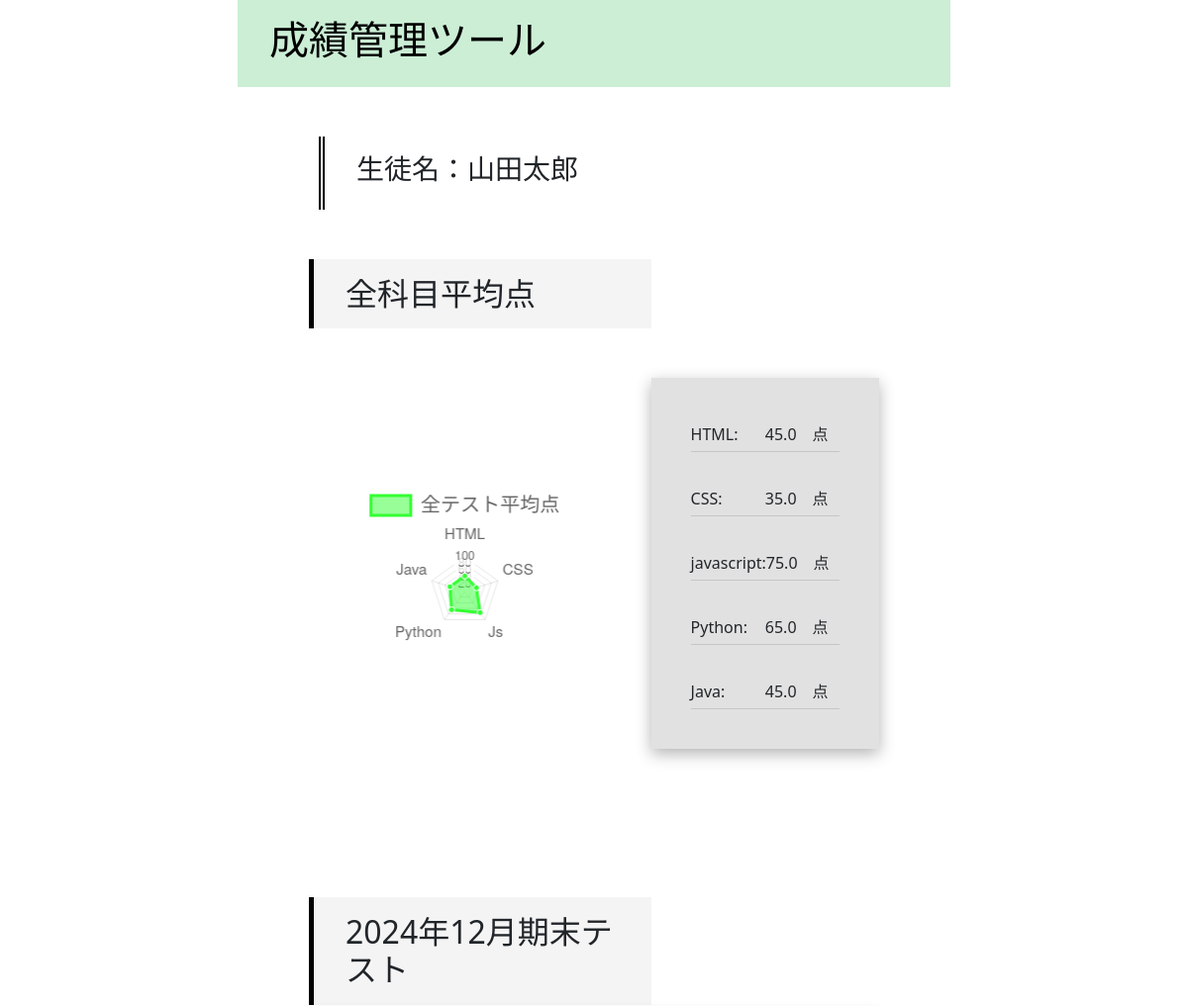
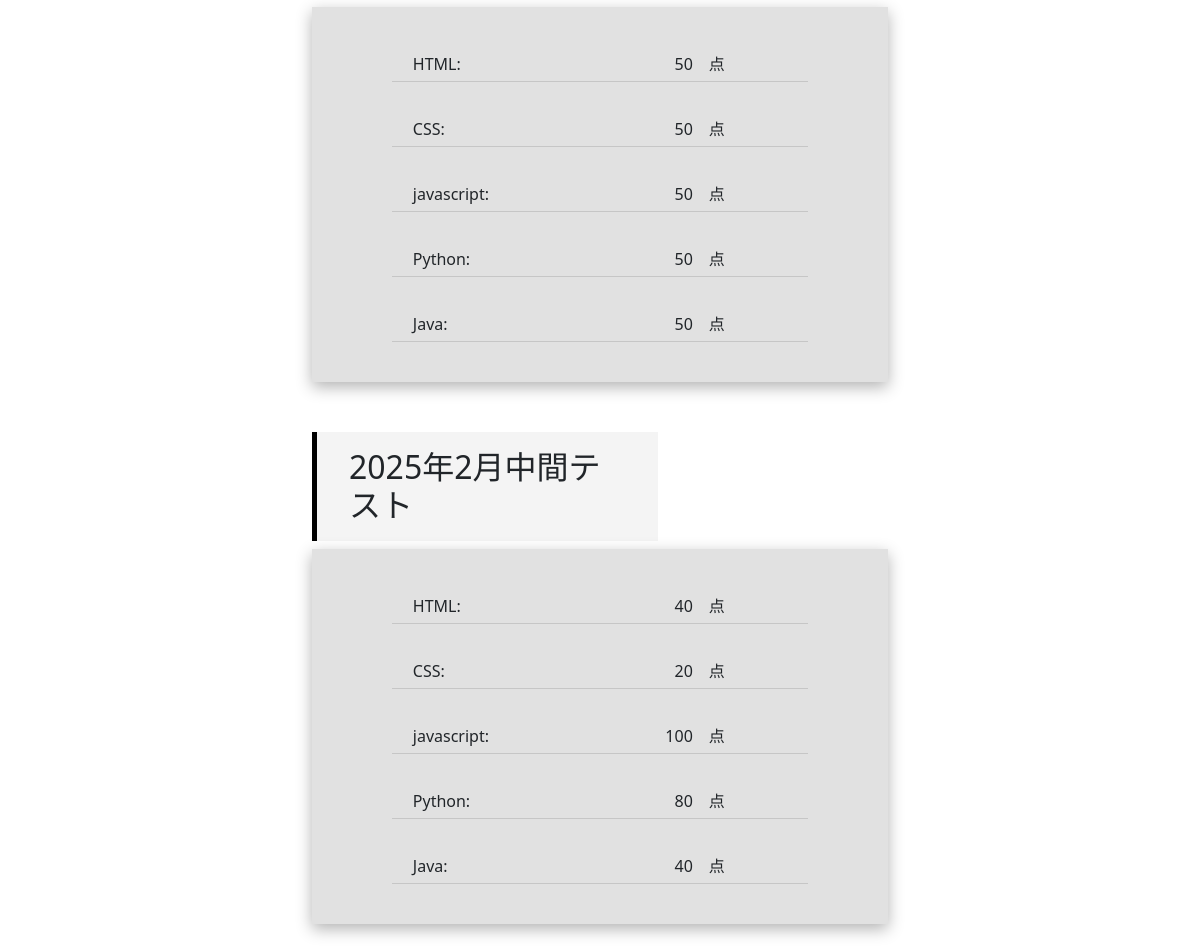
The app's page /show/1 with its own data (2 pictures, top to bottom).
### tables this page shows
CREATE TABLE student (
    `student_id` integer not null Primary key,
    `name` text not null
    );

CREATE TABLE score (
    `student_id` integer not null,
    `test_id` integer not null,
    `html_score` integer not null default 0 CHECK(html_score >= 0),
    `css_score` integer not null default 0 CHECK(css_score >= 0),
    `js_score` integer not null default 0 CHECK(js_score >= 0),
    `python_score` integer not null default 0 CHECK(python_score >= 0),
    `java_score` integer not null default 0 CHECK(java_score >= 0),
    foreign key(student_id) references student(student_id)
    foreign key(test_id) references test_number(test_id)
    Primary key(student_id, test_id)
    );

CREATE TABLE test_number (
    `test_id` integer not null Primary key,
    `name` text not null
    );

### app.py (the view)
@app.route("/show/<id>")
def show_list(id):
    connection = sqlite3.connect('result.db')
    cursor = connection.cursor()
    cursor.execute('select * from student where student_id = ?',(id,))
    student_name = cursor.fetchone()  #生徒名を取得
    cursor.execute('select student_id, round(AVG(html_score), 1), round(AVG(css_score), 1), round(AVG(js_score), 1), round(AVG(python_score), 1), round(AVG(java_score), 1) from score where student_id = ? group by student_id',(id,))
    avg_score = cursor.fetchone()  #選択した生徒の全教科平均点を取得
    cursor.execute('select t.name, s.test_id, s.html_score, s.css_score, s.js_score, s.python_score, s.java_score from score as s join test_number as t on s.test_id = t.test_id where s.student_id = ? order by t.test_id asc',(id,))
    tests_score = cursor.fetchall()  #選択した生徒のテストの回ごとの点数を取得
    connection.close()
    return render_template('show_score.html', student_name = student_name, avg_score = avg_score, tests_score = tests_score)

### templates/show_score.html (shortened to what this page needs)
<!DOCTYPE html>
<html lang="ja">
<head>
    <link href="https://cdn.jsdelivr.net/npm/bootstrap@5.3.0/dist/css/bootstrap.min.css" rel="stylesheet"
>
    <link rel="stylesheet" href="../static/show.css">
</head>
<body>
    <header>
        <div class="title_line">
            <a class="title" href="/">
                <h1>
                    成績管理ツール
                </h1>
            </a>
        </div>
    </header>
    <main>
        <div class="name_label">
            <h3>生徒名：</h3>
            <h3>{{student_name[1]}}</h3>
        </div>
        <h2>全科目平均点</h2>
        <div class="avg_score">
            <canvas id="myChart"></canvas>
            <div class="avg_socore_list">
                <div class="curriculum">
                    <span>HTML:</span>
                    <span>{{avg_score[1]}}&emsp;点</span>
                </div>
                <div class="curriculum">
                    <span>CSS:</span>
                    <span>{{avg_score[2]}}&emsp;点</span>
                </div>
                <div class="curriculum">
                    <span>javascript:</span>
                    <span>{{avg_score[3]}}&emsp;点</span>
                </div>
                <div class="curriculum">
                    <span>Python:</span>
                    <span>{{avg_score[4]}}&emsp;点</span>
                </div>
                <div class="curriculum">
                    <span>Java:</span>
                    <span>{{avg_score[5]}}&emsp;点</span>
                </div>
            </div>
        </div>
        <div class="test_scores">
            {% for score in tests_score %}
            <h2>{{score[0]}}</h2>
            <div class="score_list">
                <div class="curriculum">
                    <span class="curriculum_item">HTML:</span>
                    <span class="curriculum_score">{{score[2]}}&emsp;点</span>
                </div>
                <div class="curriculum">
                    <span class="curriculum_item">CSS:</span>
                    <span class="curriculum_score">{{score[3]}}&emsp;点</span>
                </div>
                <div class="curriculum">
                    <span class="curriculum_item">javascript:</span>
                    <span class="curriculum_score">{{score[4]}}&emsp;点</span>
                </div>
                <div class="curriculum">
                    <span class="curriculum_item">Python:</span>
                    <span class="curriculum_score">{{score[5]}}&emsp;点</span>
                </div>
                <div class="curriculum">
                    <span class="curriculum_item">Java:</span>
                    <span class="curriculum_score">{{score[6]}}&emsp;点</span>
                </div>
            </div>
            {% endfor %}
        </div>
    </main>
</body>
</html>
<script>
    var ctx = document.getElementById("myChart");
    let list = {{ avg_score | tojson }};
    console.log(list);
    var myChart = new Chart(ctx, {
        //グラフの種類
        type: 'radar',
        //データの設定
        data: {
            //データ項目のラベル
            labels: ["HTML", "CSS", "Js", "Python", "Java"],
            //データセット
            datasets: [{
                label: "全テスト平均点",
                //背景色
                backgroundColor: "rgba(51,255,51,0.5)",
                //枠線の色
                borderColor: "rgba(51,255,51,1)",
                //結合点の背景色
                pointBackgroundColor: "rgba(51,255,51,1)",
                //結合点の枠線の色
                pointBorderColor: "#fff",
                //結合点の背景色（ホバ時）
                pointHoverBackgroundColor: "#fff",
                //結合点の枠線の色（ホバー時）
                pointHoverBorderColor: "rgba(51,255,51,1)",
                //結合点より外でマウスホバーを認識する範囲（ピクセル単位）
                hitRadius: 5,
                //グラフのデータ
                data: [list[1], list[2], list[3], list[4], list[5]]
            }]
        },
        //オプションの設定
        options: {
            // レスポンシブ指定
            responsive: false,
            maintainAspectRatio: true,
            scale: {
                ticks: {
                    // 最小値の値を0指定
                    beginAtZero: true,
                    min: 0,
                    stepSize: 20,
                    // 最大値を指定
                    max: 100,
                },
                pointLabels: {
                    fontSize: 15
                }
            },
            //ラベル非表示
            legend: {
                // display: false
                fontSize: 20,
                labels: {
                    // このフォント設定はグローバルプロパティを上書きします。
                    fontSize: 20,
                }
            }
        }
    });
</script>

### static/show.css (style rules this page uses)
body { width: 60%; margin: auto; }
main { width: 80%; margin: auto; }
header { padding: 1rem 2rem; background-color: rgba(83, 198, 115, 0.3); }
.title { font-size: xx-large; color: black; text-decoration: none; }
h2 { padding: 1rem 2rem; border-left: 5px solid #000; background: #f4f4f4; width: 60%; }
.name_label { display: flex; margin: 50px 10px; padding: 1rem 2rem; border-left: 6px double #000; }
.avg_score { position: relative; display: flex; align-items: center; margin: 50px 0px; padding-bottom: 100px; }
.avg_socore_list { width: 40%; height: 80%; background-color: #c2c2c27c; box-shadow: 0 5px 15px rgba(0, 0, 0, 0.3); padding: 10px 40px; margin-left: 30px; animation-name: popup; animation-duration: 1s; }
#myChart { flex: 1; }
.score_list { background-color: #c2c2c27c; box-shadow: 0 5px 15px rgba(0, 0, 0, 0.3); padding: 10px 80px; margin-bottom: 50px; animation-name: popup; animation-duration: 1s; }
.curriculum { display: flex; align-items: center; border-bottom: 1px #0404041f solid; margin: 30px 0px; }
.curriculum_item { flex: 0.7; padding-left: 5%; }
.curriculum_score { flex: 1; text-align: right; padding-right: 20%; }
.curriculum span { width: 200px; display: inline-block; margin: 5px 0px; }

### records on screen
student: name "山田太郎"
score: name "2024年12月期末テスト", html_score "50", css_score "50", js_score "50", python_score "50", java_score "50"
score: name "2025年2月中間テスト", html_score "40", css_score "20", js_score "100", python_score "80", java_score "40"

### other values on screen
{{ avg_score[1] }} "45.0"
{{ avg_score[2] }} "35.0"
{{ avg_score[3] }} "75.0"
{{ avg_score[4] }} "65.0"
{{ avg_score[5] }} "45.0"
chart data {{ avg_score | tojson }} [1, 45.0, 35.0, 75.0, 65.0, 45.0]
